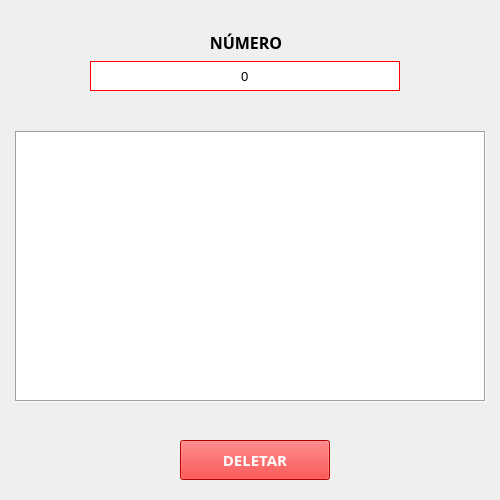
<?xml version="1.0" encoding="UTF-8"?>
<ui version="4.0">
 <class>Form</class>
 <widget class="QWidget" name="Form">
  <property name="geometry">
   <rect>
    <x>0</x>
    <y>0</y>
    <width>500</width>
    <height>500</height>
   </rect>
  </property>
  <property name="minimumSize">
   <size>
    <width>500</width>
    <height>500</height>
   </size>
  </property>
  <property name="maximumSize">
   <size>
    <width>500</width>
    <height>500</height>
   </size>
  </property>
  <property name="windowTitle">
   <string>Deletar Hospedagem</string>
  </property>
  <property name="windowIcon">
   <iconset>
    <normaloff>../imagens/excel.ico</normaloff>../imagens/excel.ico</iconset>
  </property>
  <widget class="QWidget" name="verticalLayoutWidget_9">
   <property name="geometry">
    <rect>
     <x>90</x>
     <y>20</y>
     <width>312</width>
     <height>81</height>
    </rect>
   </property>
   <layout class="QVBoxLayout" name="layout_id_requisitante">
    <property name="spacing">
     <number>0</number>
    </property>
    <item>
     <widget class="QLabel" name="lbl_numero">
      <property name="sizePolicy">
       <sizepolicy hsizetype="Expanding" vsizetype="Expanding">
        <horstretch>0</horstretch>
        <verstretch>0</verstretch>
       </sizepolicy>
      </property>
      <property name="minimumSize">
       <size>
        <width>0</width>
        <height>25</height>
       </size>
      </property>
      <property name="maximumSize">
       <size>
        <width>16777215</width>
        <height>20</height>
       </size>
      </property>
      <property name="font">
       <font>
        <family>Montserrat</family>
        <pointsize>12</pointsize>
        <weight>75</weight>
        <bold>true</bold>
       </font>
      </property>
      <property name="text">
       <string>NÚMERO</string>
      </property>
      <property name="alignment">
       <set>Qt::AlignCenter</set>
      </property>
     </widget>
    </item>
    <item>
     <widget class="QSpinBox" name="spb_numero">
      <property name="minimumSize">
       <size>
        <width>310</width>
        <height>30</height>
       </size>
      </property>
      <property name="maximumSize">
       <size>
        <width>300</width>
        <height>30</height>
       </size>
      </property>
      <property name="font">
       <font>
        <pointsize>10</pointsize>
       </font>
      </property>
      <property name="styleSheet">
       <string notr="true">outline: none;
border: 1px solid red;</string>
      </property>
      <property name="alignment">
       <set>Qt::AlignCenter</set>
      </property>
      <property name="buttonSymbols">
       <enum>QAbstractSpinBox::NoButtons</enum>
      </property>
      <property name="maximum">
       <number>1000000</number>
      </property>
      <property name="value">
       <number>0</number>
      </property>
     </widget>
    </item>
   </layout>
  </widget>
  <widget class="QPushButton" name="btn_deletar">
   <property name="geometry">
    <rect>
     <x>180</x>
     <y>440</y>
     <width>150</width>
     <height>40</height>
    </rect>
   </property>
   <property name="sizePolicy">
    <sizepolicy hsizetype="Expanding" vsizetype="Expanding">
     <horstretch>0</horstretch>
     <verstretch>0</verstretch>
    </sizepolicy>
   </property>
   <property name="minimumSize">
    <size>
     <width>150</width>
     <height>40</height>
    </size>
   </property>
   <property name="maximumSize">
    <size>
     <width>100</width>
     <height>40</height>
    </size>
   </property>
   <property name="font">
    <font>
     <family>Montserrat</family>
     <pointsize>11</pointsize>
     <weight>75</weight>
     <bold>true</bold>
    </font>
   </property>
   <property name="cursor">
    <cursorShape>PointingHandCursor</cursorShape>
   </property>
   <property name="layoutDirection">
    <enum>Qt::LeftToRight</enum>
   </property>
   <property name="styleSheet">
    <string notr="true">background: rgb(255, 0, 0);
color: white;</string>
   </property>
   <property name="text">
    <string>DELETAR</string>
   </property>
   <property name="flat">
    <bool>false</bool>
   </property>
  </widget>
  <widget class="QTableWidget" name="tbl_planilha">
   <property name="geometry">
    <rect>
     <x>15</x>
     <y>131</y>
     <width>471</width>
     <height>271</height>
    </rect>
   </property>
   <property name="styleSheet">
    <string notr="true">outline:red;</string>
   </property>
   <property name="frameShape">
    <enum>QFrame::Box</enum>
   </property>
   <property name="frameShadow">
    <enum>QFrame::Sunken</enum>
   </property>
   <property name="autoScroll">
    <bool>true</bool>
   </property>
   <property name="tabKeyNavigation">
    <bool>true</bool>
   </property>
   <property name="showDropIndicator" stdset="0">
    <bool>true</bool>
   </property>
   <property name="showGrid">
    <bool>true</bool>
   </property>
   <property name="wordWrap">
    <bool>true</bool>
   </property>
   <property name="cornerButtonEnabled">
    <bool>true</bool>
   </property>
   <property name="rowCount">
    <number>0</number>
   </property>
   <property name="columnCount">
    <number>0</number>
   </property>
   <attribute name="horizontalHeaderVisible">
    <bool>true</bool>
   </attribute>
   <attribute name="horizontalHeaderCascadingSectionResizes">
    <bool>false</bool>
   </attribute>
   <attribute name="horizontalHeaderHighlightSections">
    <bool>true</bool>
   </attribute>
  </widget>
 </widget>
 <resources/>
 <connections/>
</ui>
